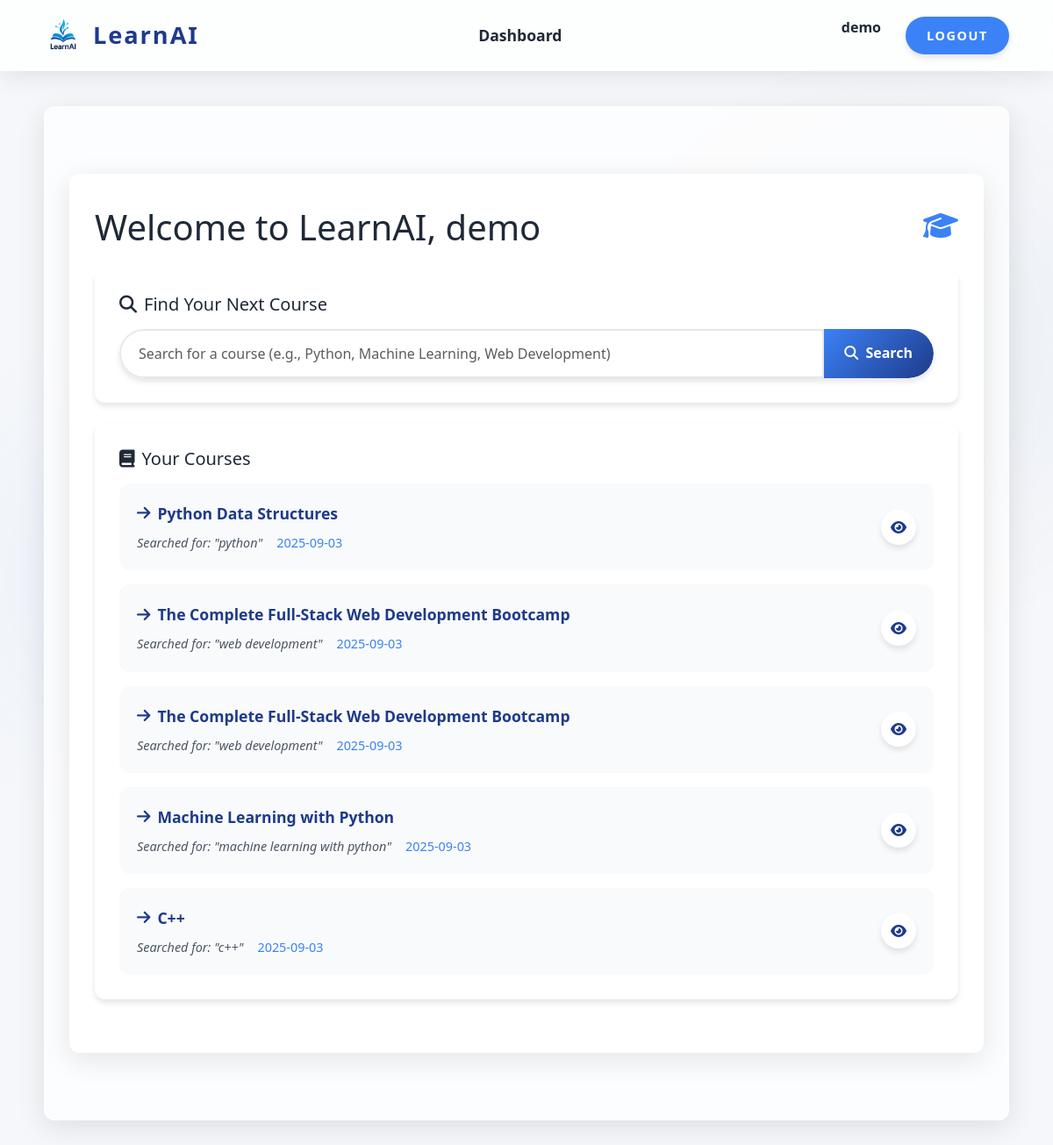
The page /dashboard (signed in) on the database its author committed.
### app.py (models this page shows, shortened)
class User(UserMixin, db.Model):
    id = db.Column(db.Integer, primary_key=True)
    username = db.Column(db.String(80), unique=True, nullable=False)
    email = db.Column(db.String(120), unique=True, nullable=False)
    password_hash = db.Column(db.String(128), nullable=False)
    queries = db.relationship('Query', backref='user', lazy=True)
    chats = db.relationship('Chat', backref='user', lazy=True)
    timelines = db.relationship('Timeline', backref='user', lazy=True)

class Query(db.Model):
    id = db.Column(db.Integer, primary_key=True)
    user_id = db.Column(db.Integer, db.ForeignKey('user.id'), nullable=False)
    query_text = db.Column(db.String(200), nullable=False)
    course_name = db.Column(db.String(200), nullable=False)
    timestamp = db.Column(db.DateTime, default=datetime.utcnow)

### app.py (the view)
@app.route('/dashboard')
@login_required
def dashboard():
    queries = Query.query.filter_by(user_id=current_user.id).all()
    return render_template('dashboard.html', queries=queries)

### app.py (called while the page is built)
@login_manager.user_loader
def load_user(user_id):
    return User.query.get(int(user_id))

### templates/dashboard.html (shortened to what this page needs)
{% extends "base.html" %}
{% block content %}
<div class="content-container">
    <div class="d-flex justify-content-between align-items-center mb-4">
        <h1 class="mb-0">Welcome to LearnAI, {% if current_user.is_authenticated %}{{ current_user.username }}{% endif
            %}</h1>
        <div class="header-icon">
            <i class="fas fa-graduation-cap fa-2x"></i>
        </div>
    </div>
    <div class="card-custom mb-4">
        <div class="card-body">
            <h5 class="mb-3"><i class="fas fa-search me-2"></i>Find Your Next Course</h5>
            <form id="course-search-form" method="POST" action="{{ url_for('recommend') }}">
                <div class="input-group">
                    <input type="text" class="form-control" name="query"
                        placeholder="Search for a course (e.g., Python, Machine Learning, Web Development)" required>
                    <button type="submit" class="btn-custom">
                        <i class="fas fa-search me-1"></i> Search
                    </button>
                </div>
            </form>
        </div>
    </div>
    <div class="card-custom">
        <div class="card-body">
            <h5 class="mb-3"><i class="fas fa-book me-2"></i>Your Courses</h5>
            {% if queries %}
            <div class="course-list">
                {% for query in queries %}
                <div class="course-item">
                    <div class="course-info">
                        <a href="{{ url_for('course', course_name=query.course_name) }}" class="course-link">
                            <i class="fas fa-arrow-right me-2"></i> {{ query.course_name }}
                        </a>
                        <div class="course-meta">
                            <span class="search-query">Searched for: "{{ query.query_text }}"</span>
                            <span class="search-date">{{ query.timestamp.strftime('%Y-%m-%d') }}</span>
                        </div>
                    </div>
                    <div class="course-actions">
                        <a href="{{ url_for('course', course_name=query.course_name) }}" class="btn-action">
                            <i class="fas fa-eye"></i>
                        </a>
                    </div>
                </div>
                {% endfor %}
            </div>
            {% else %}
            <div class="empty-state">
                <i class="fas fa-book-open fa-3x mb-3"></i>
                <p>No courses searched yet.</p>
                <p class="text-muted">Start by searching for a course above!</p>
            </div>
            {% endif %}
        </div>
    </div>
</div>
{% endblock %}

### templates/base.html (shortened to what this page needs)
<!DOCTYPE html>
<html lang="en">
<head>
    <link href="https://cdn.jsdelivr.net/npm/bootstrap@5.3.0/dist/css/bootstrap.min.css" rel="stylesheet">
    <link rel="stylesheet" href="https://cdnjs.cloudflare.com/ajax/libs/font-awesome/6.4.0/css/all.min.css" />
</head>
<body>
    <header>
        <div class="custom-container">
            <div class="navbar-custom">
                <div class="logo" onclick="window.location.href='{{ url_for('dashboard') }}'" tabindex="0"
                    aria-label="LearnAI Logo and Home Link">
                    <img src="{{ url_for('static', filename='images/logo.png') }}" alt="LearnAI Logo" />
                    <div class="logo-text">LearnAI</div>
                </div>
                <div class="nav-links">
                    <a href="{{ url_for('dashboard') }}">Dashboard</a>
                </div>
                <div class="auth-buttons">
                    {% if current_user.is_authenticated %}
                    <span style="font-weight:600; margin-right:12px;">{{ current_user.username }}</span>
                    <a href="{{ url_for('logout') }}" class="btn-custom" tabindex="0">Logout</a>
                    {% else %}
                    <a href="{{ url_for('login') }}" class="btn-custom" tabindex="0">Login</a>
                    <a href="{{ url_for('register') }}" class="btn-custom" tabindex="0">Signup</a>
                    {% endif %}
                </div>
            </div>
        </div>
    </header>
    <div class="custom-container">
        <div class="content-container">
            {% block content %}{% endblock %}
        </div>
    </div>
</body>
</html>

### templates/base.html (style rules this page uses)
:root { --bg-color: #f5f7fa; --primary: #1e3a8a; --primary-light: #3b82f6; --secondary: #60a5fa; --text-color: #1f2937; --text-light: #4b5563; --white: #ffffff; --shadow-light: 0 4px 15px rgba(59, 130, 246, 0.3); --shadow-default: 0 4px 6px rgba(0, 0, 0, 0.1); --transition: all 0.4s cubic-bezier(0.4, 0, 0.2, 1); --border-radius: 12px; --max-width: 1200px; --glass-bg: rgba(255, 255, 255, 0.7); --glass-border: rgba(255, 255, 255, 0.18); }
body::before { content: ""; position: fixed; top: 0; left: 0; width: 100%; height: 100%; background: radial-gradient(circle at 15% 50%, rgba(59, 130, 246, 0.05) 0%, transparent 25%), radial-gradient(circle at 85% 30%, rgba(30, 58, 138, 0.05) 0%, transparent 25%); z-index: -1; pointer-events: none; }
* { margin: 0; padding: 0; box-sizing: border-box; font-family: 'Segoe UI', Tahoma, Geneva, Verdana, sans-serif; scroll-behavior: smooth; }
body { background-color: var(--bg-color); color: var(--text-color); line-height: 1.6; font-size: 16px; -webkit-font-smoothing: antialiased; -moz-osx-font-smoothing: grayscale; }
.custom-container { width: 95%; max-width: var(--max-width); margin: 0 auto; padding: 0 20px; }
a.btn-custom { display: inline-block; background: linear-gradient(135deg, var(--primary-light), var(--primary)); color: var(--white); padding: 14px 28px; border-radius: 50px; font-weight: 700; text-decoration: none; box-shadow: var(--shadow-default); transition: var(--transition); cursor: pointer; user-select: none; letter-spacing: 0.1rem; text-transform: uppercase; font-size: 1rem; border: none; position: relative; overflow: hidden; }
a.btn-custom::before { content: ''; position: absolute; top: 0; left: -100%; width: 100%; height: 100%; background: linear-gradient(90deg, transparent, rgba(255, 255, 255, 0.4), transparent); transition: 0.5s; }
header { background: rgba(255, 255, 255, 0.8); backdrop-filter: blur(10px); -webkit-backdrop-filter: blur(10px); box-shadow: 0 4px 30px rgba(0, 0, 0, 0.1); position: sticky; top: 0; z-index: 101; padding: 18px 0; user-select: none; border-bottom: 1px solid rgba(255, 255, 255, 0.3); }
.navbar-custom { display: flex; justify-content: space-between; align-items: center; gap: 2rem; }
.logo { display: flex; align-items: center; gap: 12px; cursor: pointer; transition: var(--transition); }
.logo img { height: 44px; width: auto; border-radius: 8px; user-select: none; transition: transform 0.3s ease; }
.logo-text { font-size: 1.7rem; font-weight: 900; color: var(--primary); letter-spacing: 0.12rem; user-select: none; position: relative; }
.logo-text::after { content: ''; position: absolute; bottom: -5px; left: 0; width: 0; height: 3px; background: var(--primary-light); transition: width 0.3s ease; border-radius: 2px; }
.nav-links { display: flex; gap: 40px; align-items: center; font-weight: 600; font-size: 1.1rem; }
.nav-links a { color: var(--text-color); text-decoration: none; padding: 8px 12px; border-radius: var(--border-radius); transition: var(--transition); user-select: none; position: relative; }
.nav-links a::before { content: ''; position: absolute; bottom: 0; left: 50%; width: 0; height: 2px; background: var(--primary-light); transition: all 0.3s ease; transform: translateX(-50%); }
.auth-buttons { display: flex; gap: 16px; }
.auth-buttons .btn-custom { padding: 10px 24px; font-size: 0.9rem; font-weight: 700; border-radius: 30px; background: var(--primary-light); }
.content-container { background: var(--glass-bg); backdrop-filter: blur(16px); -webkit-backdrop-filter: blur(16px); border-radius: var(--border-radius); padding: 36px 28px; box-shadow: 0 8px 32px rgba(0, 0, 0, 0.1); margin: 40px auto; transition: var(--transition); border: 1px solid var(--glass-border); }
.form-control { border-radius: 50px; padding: 12px 20px; border: 2px solid #e5e7eb; transition: var(--transition); background: rgba(255, 255, 255, 0.8); }
.card-custom { background: var(--glass-bg); backdrop-filter: blur(12px); -webkit-backdrop-filter: blur(12px); border-radius: var(--border-radius); padding: 24px; box-shadow: 0 8px 32px rgba(0, 0, 0, 0.1); transition: var(--transition); border: 1px solid var(--glass-border); margin-bottom: 20px; }

### rows shown on the page
User: username "demo"
Query: course_name "Python Data Structures", query_text "python", timestamp "2025-09-03"
Query: course_name "The Complete Full-Stack Web Development Bootcamp", query_text "web development", timestamp "2025-09-03"
Query: course_name "The Complete Full-Stack Web Development Bootcamp", query_text "web development", timestamp "2025-09-03"
Query: course_name "Machine Learning with Python", query_text "machine learning with python", timestamp "2025-09-03"
Query: course_name "C++", query_text "c++", timestamp "2025-09-03"
